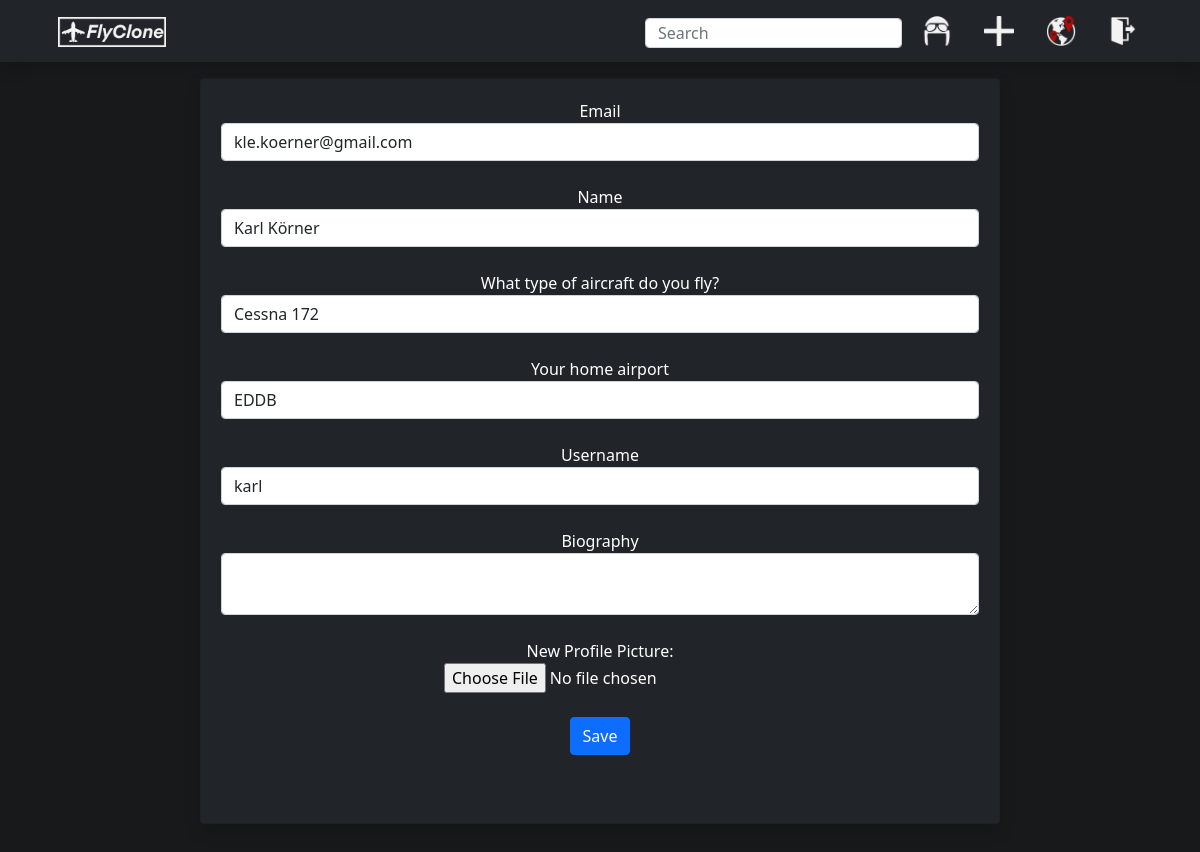
Before: /edit_profile (signed in) with the older database file.
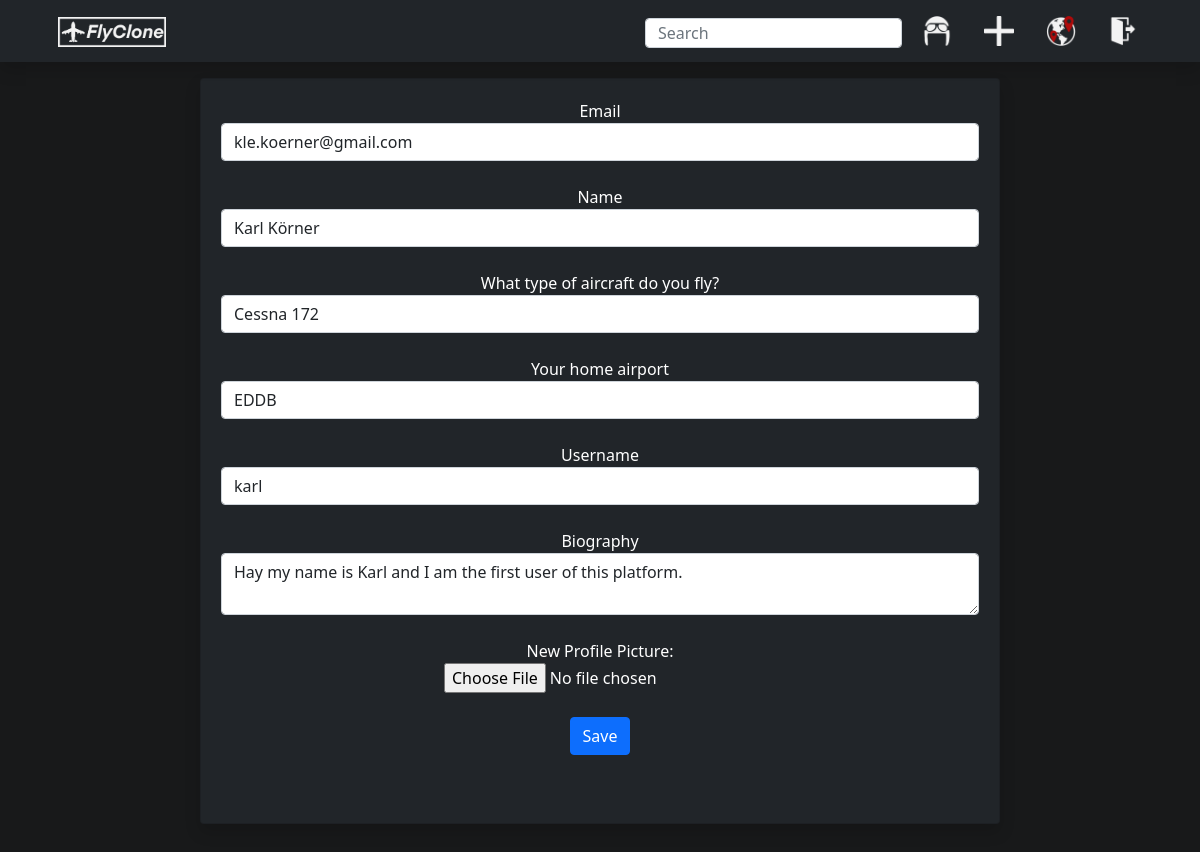
After: the same page with the newer database file.
### app/models.py (models this page shows, shortened)
class User(db.Model, UserMixin):
    __tablename__ = 'user'
    id = db.Column(db.Integer, primary_key=True)
    username = db.Column(db.String(20), unique=True, nullable=False)
    email = db.Column(db.String(120), unique=True, nullable=False)
    password = db.Column(db.String(120), nullable=False)
    name = db.Column(db.String(120), nullable=False)
    aircraft_type = db.Column(db.String(120), nullable=False)
    home_airport = db.Column(db.String(8), nullable=False)
    destinations = db.Column(db.String(), default=f'{home_airport};')
    image_file = db.Column(db.String(20), nullable=False, default='profile.PNG')
    biography = db.Column(db.String(1500))
    route_posts = db.relationship('Post', backref='author', lazy=True, uselist=True)
    comments = db.relationship('Comment', backref='author', lazy=True, uselist=True)

### app/routes.py (the view)
@app.route('/edit_profile', methods=['GET', 'POST'])
@login_required
def edit_profile():
    form = EditProfileForm()
    if form.validate_on_submit():
        if form.picture.data:
            picture_file = save_profile_picture(form.picture.data)
            current_user.image_file = picture_file
        current_user.username = form.username.data
        current_user.email = form.email.data
        current_user.aircraft_type = form.aircraft_type.data
        current_user.home_airport = form.home_airport.data
        current_user.name = form.name.data
        current_user.biography = form.biography.data
        db.session.commit()
        flash('Your account has been updated', 'success')
        return redirect(url_for('profile'))
    elif request.method == "GET":
        form.username.data = current_user.username
        form.email.data = current_user.email
        form.aircraft_type.data = current_user.aircraft_type
        form.home_airport.data = current_user.home_airport
        form.name.data = current_user.name
        form.biography.data = current_user.biography
    image_file = url_for('static', filename='profile_pictures/' + current_user.image_file)
    return render_template('edit_profile.html', image_file=image_file, form=form)

### app/forms.py (shortened to what this page needs)
class EditProfileForm(FlaskForm):
    email = StringField('Email', validators=[DataRequired(), Email()])
    name = StringField('Name', validators=[DataRequired()])
    aircraft_type = StringField('What type of aircraft do you fly?', validators=[DataRequired()])
    home_airport = StringField('Your home airport', validators=[DataRequired(), Length(min=3, max=4)])
    username = StringField('Username', validators=[DataRequired(), Length(min=4, max=20)])
    biography = TextAreaField('Biography', validators=[DataRequired()])
    picture = FileField('New Profile Picture: ', validators=[FileAllowed(['jpg', 'png'])])
    submit = SubmitField('Save')

### app/models.py (called while the page is built)
@login_manager.user_loader
def load_user(user_id):
    return User.query.get(int(user_id))

### app/templates/edit_profile.html (shortened to what this page needs)
{% extends 'home-index.html' %}
{% block content1 %}
<br><br>
<div class='container d-flex justify-content-center'>
  <div class='card text-center text-white bg-dark mb-3 shadow' style='width: 50rem'>
    <form method="POST" action="" enctype="multipart/form-data">
      <div style="margin: 20px;">
        <div class="form-group">
          {{ form.email.label(class="form-control-label")}}
          {% if form.email.errors %}
            {{ form.email(class="form-control is-invalid") }}
            <br>
            <div class="invalid-feedback">
              {% for error in form.email.errors %}
                <span>{{ error }}</span>
              {% endfor %}
            </div>
          {% else %}
          {{ form.email(class="form-control") }}
          {% endif %}
        </div>
        <br>
        <div class="form-group">
          {{ form.name.label(class="form-control-label")}}
          {% if form.name.errors %}
            {{ form.name(class="form-control is-invalid") }}
            <div class="invalid-feedback">
              {% for error in form.name.errors %}
                <span>{{ error }}</span>
              {% endfor %}
            </div>
          {% else %}
            {{ form.name(class="form-control") }}
          {% endif %}
        </div>
        <br>
        <div class="form-group">
          {{ form.aircraft_type.label(class="form-control-label")}}
          {% if form.aircraft_type.errors %}
            {{ form.aircraft_type(class="form-control is-invalid") }}
            <div class="invalid-feedback">
              {% for error in form.aircraft_type.errors %}
                <span>{{ error }}</span>
              {% endfor %}
            </div>
          {% else %}
            {{ form.aircraft_type(class="form-control") }}
          {% endif %}
        </div>
        <br>
        <div class="form-group">
          {{ form.home_airport.label(class="form-control-label")}}
          {% if form.home_airport.errors %}
            {{ form.home_airport(class="form-control is-invalid") }}
            <div class="invalid-feedback">
              {% for error in form.home_airport.errors %}
                <span>{{ error }}</span>
              {% endfor %}
            </div>
          {% else %}
            {{ form.home_airport(class="form-control") }}
          {% endif %}
        </div>
        <br>
        <div class="form-group">
          {{ form.username.label(class="form-control-label")}}
          {% if form.username.errors %}
            {{ form.username(class="form-control is-invalid") }}
            <div class="invalid-feedback">
              {% for error in form.username.errors %}
                <span>{{ error }}</span>
              {% endfor %}
            </div>
          {% else %}
          {{ form.username(class="form-control") }}
          {% endif %}
        </div>
        <br>
        <div class="form-group">
          {{ form.biography.label(class="form-control-label")}}
          {% if form.biography.errors %}
            {{ form.biography(class="form-control is-invalid") }}
            <div class="invalid-feedback">
              {% for error in form.biography.errors %}
                <span>{{ error }}</span>
              {% endfor %}
            </div>
          {% else %}
          {{ form.biography(class="form-control") }}
          {% endif %}
        </div>
        <br>
        <div class="form-group">
          {{ form.picture.label()}}
          <br>
          {{ form.picture(class="form-control-file") }}
          <br>
        </div>
        <br>
        <div class="col-12">
          {{ form.submit(class="btn btn-primary") }}
        </div>
      </div>
    </form>
    <br><br>
  </div>
</div>
{% endblock %}

Changed rows visible on the page:
changed User "kle.koerner@gmail.com": biography (not shown) → "Hay my name is Karl and I am the first user of this platform."
